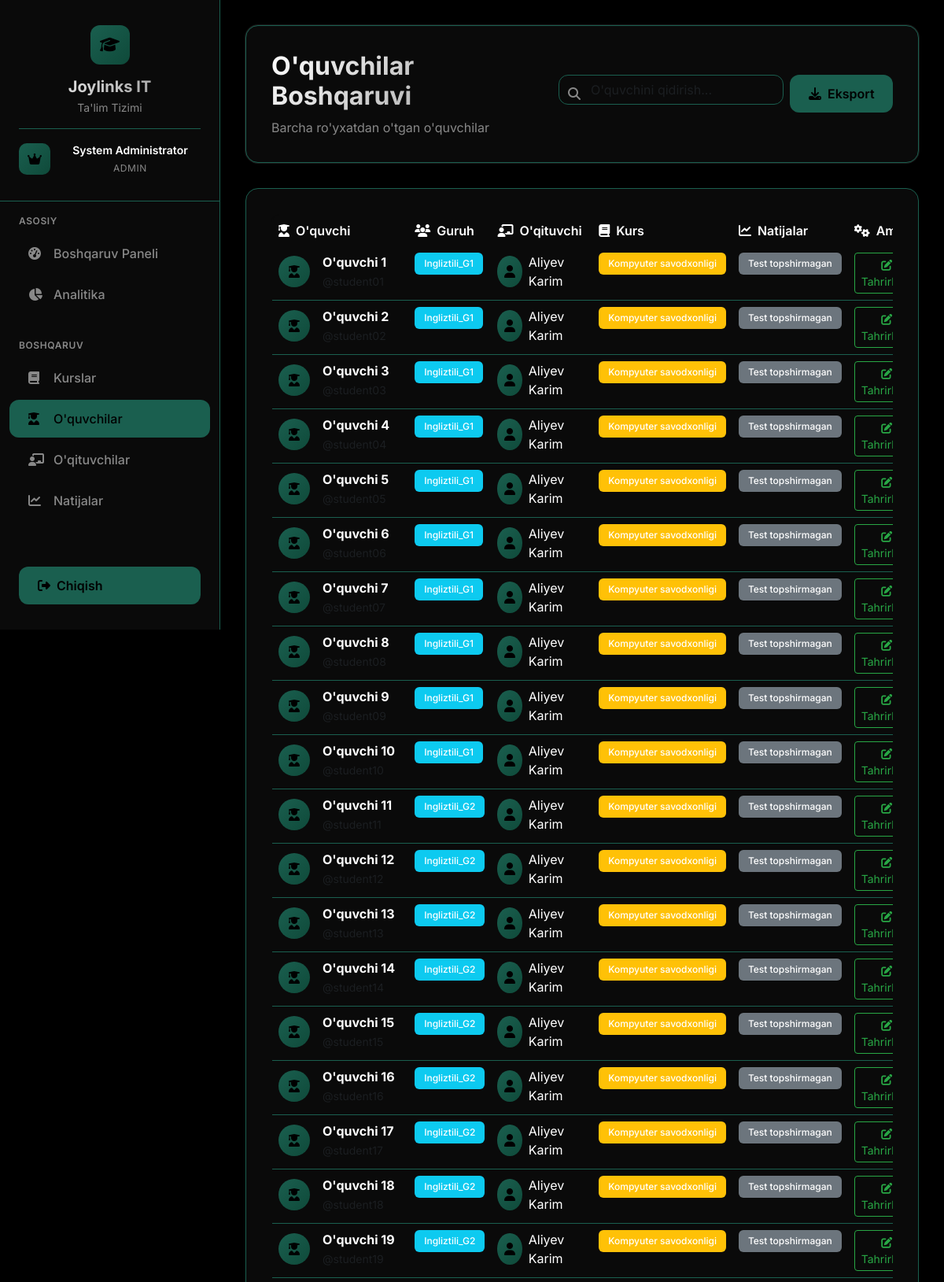
The page /admin/students (signed in, upper part) on the database its author committed.
### app.py (models this page shows)
class User(UserMixin, db.Model):
    id = db.Column(db.Integer, primary_key=True)
    username = db.Column(db.String(80), unique=True, nullable=False)
    password_hash = db.Column(db.String(120), nullable=False)
    role = db.Column(db.String(20), nullable=False)  # admin, teacher, student
    full_name = db.Column(db.String(100), nullable=False)
    teacher_profile = db.relationship('Teacher', backref='user', uselist=False)
    student_profile = db.relationship('Student', backref='user', uselist=False)

class Group(db.Model):
    id = db.Column(db.Integer, primary_key=True)
    name = db.Column(db.String(50), nullable=False)
    teacher_id = db.Column(db.Integer, db.ForeignKey('teacher.id'), nullable=False)
    students = db.relationship('Student', backref='group', lazy=True)
    tests = db.relationship('Test', backref='group', lazy=True)

class Course(db.Model):
    id = db.Column(db.Integer, primary_key=True)
    name = db.Column(db.String(100), nullable=False)
    description = db.Column(db.Text)
    created_at = db.Column(db.DateTime, default=datetime.utcnow)

### app.py (the view)
@app.route('/admin/students')
@admin_required
def admin_students():
    from sqlalchemy.orm import aliased
    student_user = aliased(User, name='student_user')
    teacher_user = aliased(User, name='teacher_user')
    students_data = db.session.query(Student, student_user, Group, Teacher, teacher_user, Course)\
        .join(student_user, Student.user_id == student_user.id)\
        .join(Group, Student.group_id == Group.id)\
        .join(Teacher, Group.teacher_id == Teacher.id)\
        .join(teacher_user, Teacher.user_id == teacher_user.id)\
        .join(Course, Teacher.course_id == Course.id)\
        .options(db.joinedload(Student.results))\
        .all()
    print(f"DEBUG: students_data count = {len(students_data)}")
    if students_data:
        print(f"DEBUG: First student data structure: {type(students_data[0])}")
        print(f"DEBUG: First student data: {students_data[0]}")
    students = []
    for student_obj, user_obj, group_obj, teacher_obj, teacher_user_obj, course_obj in students_data:
        students.append({
            'student': student_obj,
            'user': user_obj,
            'group': group_obj,
            'teacher': teacher_obj,
            'teacher_user': teacher_user_obj,
            'course': course_obj
        })
    return render_template('admin/students_modern.html', students=students)

### app.py (called while the page is built)
@login_manager.user_loader
def load_user(user_id):
    return User.query.get(int(user_id))

def admin_required(f):
    @wraps(f)
    def decorated_function(*args, **kwargs):
        if not current_user.is_authenticated or current_user.role != 'admin':
            flash('Kirish taqiqlangan. Admin huquqlari kerak.', 'danger')
            return redirect(url_for('login'))
        return f(*args, **kwargs)
    return decorated_function

### templates/admin/students_modern.html (shortened to what this page needs)
{% extends "base_modern.html" %}
{% block content %}
<div class="page-header">
    <div class="d-flex justify-content-between align-items-center">
        <div>
            <h1 class="page-title">O'quvchilar Boshqaruvi</h1>
            <p class="page-subtitle">Barcha ro'yxatdan o'tgan o'quvchilar</p>
        </div>
        <div class="d-flex gap-2">
            <div class="search-box">
                <input type="text" id="studentSearch" placeholder="O'quvchini qidirish..." class="form-control">
                <i class="fas fa-search"></i>
            </div>
            <button class="btn-primary-custom" onclick="exportStudents()">
                <i class="fas fa-download me-2"></i>Eksport
            </button>
        </div>
    </div>
</div>
<div class="content-card">
    <div class="table-responsive">
        <table class="table table-hover" id="studentsTable">
            <thead>
                <tr>
                    <th><i class="fas fa-user-graduate me-2"></i>O'quvchi</th>
                    <th><i class="fas fa-users me-2"></i>Guruh</th>
                    <th><i class="fas fa-chalkboard-teacher me-2"></i>O'qituvchi</th>
                    <th><i class="fas fa-book me-2"></i>Kurs</th>
                    <th><i class="fas fa-chart-line me-2"></i>Natijalar</th>
                    <th><i class="fas fa-cogs me-2"></i>Amallar</th>
                </tr>
            </thead>
            <tbody>
                {% for student_data in students %}
                <tr class="student-row" data-name="{{ student_data.user.full_name|lower }}"
                    data-username="{{ student_data.user.username|lower }}">
                    <td>
                        <div class="d-flex align-items-center">
                            <div class="student-avatar me-3">
                                <i class="fas fa-user-graduate"></i>
                            </div>
                            <div>
                                <strong>{{ student_data.user.full_name }}</strong>
                                <br>
                                <small class="text-muted">@{{ student_data.user.username }}</small>
                            </div>
                        </div>
                    </td>
                    <td>
                        <span class="badge bg-info">{{ student_data.group.name or 'Guruh yo\'q' }}</span>
                    </td>
                    <td>
                        <div class="d-flex align-items-center">
                            <div class="teacher-avatar me-2">
                                <i class="fas fa-user"></i>
                            </div>
                            <span>{{ student_data.teacher.user.full_name }}</span>
                        </div>
                    </td>
                    <td>
                        <span class="badge bg-warning">{{ student_data.course.name }}</span>
                    </td>
                    <td>
                        <div class="student-results">
                            {% set student_results = student_data.student.results %}
                            {% if student_results %}
                            {% set total_tests = student_results|length %}
                            {% set avg_score = (student_results|map(attribute='percentage')|sum / total_tests) %}
                            <div class="result-info">
                                <span class="badge bg-{{ 'success' if avg_score >= 60 else 'warning' }}">
                                    {{ "%.1f"|format(avg_score) }}%
                                </span>
                                <small class="text-muted">{{ total_tests }} ta test</small>
                            </div>
                            {% else %}
                            <span class="badge bg-secondary">Test topshirmagan</span>
                            {% endif %}
                        </div>
                    </td>
                    <td>
                        <div class="btn-group" role="group">
                            <button class="btn btn-sm btn-outline-success"
                                onclick="editStudent('{{ student_data.student.id }}')">
                                <i class="fas fa-edit"></i> Tahrirlash
                            </button>
                        </div>
                    </td>
                </tr>
                {% endfor %}
            </tbody>
        </table>
    </div>
</div>
{% endblock %}

### templates/base_modern.html (shortened to what this page needs)
<!DOCTYPE html>
<html lang="uz">
<head>
    <link href="https://cdn.jsdelivr.net/npm/bootstrap@5.3.0/dist/css/bootstrap.min.css" rel="stylesheet">
    <link href="https://cdnjs.cloudflare.com/ajax/libs/font-awesome/6.4.0/css/all.min.css" rel="stylesheet">
</head>
<body>
    <aside class="sidebar" id="sidebar">
        <div class="sidebar-header">
            <div class="logo">
                <i class="fas fa-graduation-cap"></i>
            </div>
            <h3>Joylinks IT</h3>
            <p>Ta'lim Tizimi</p>
            {% if current_user.is_authenticated %}
            <div class="user-info">
                <div class="user-avatar">
                    {% if current_user.role == 'admin' %}
                    <i class="fas fa-crown"></i>
                    {% elif current_user.role == 'teacher' %}
                    <i class="fas fa-user-tie"></i>
                    {% elif current_user.role == 'student' %}
                    <i class="fas fa-user-graduate"></i>
                    {% endif %}
                </div>
                <div class="user-details">
                    <div class="user-name">{{ current_user.full_name }}</div>
                    <div class="user-role">
                        {% if current_user.role == 'admin' %}
                        Admin
                        {% elif current_user.role == 'teacher' %}
                        Ustoz
                        {% elif current_user.role == 'student' %}
                        O'quvchi
                        {% endif %}
                    </div>
                </div>
            </div>
            {% endif %}
        </div>
        <nav class="sidebar-nav">
            {% if current_user.role == 'admin' %}
            <div class="nav-section">
                <div class="nav-section-title">Asosiy</div>
                <a href="{{ url_for('admin_dashboard') }}"
                    class="nav-link {% if request.endpoint == 'admin_dashboard' %}active{% endif %}">
                    <i class="fas fa-tachometer-alt"></i>
                    <span>Boshqaruv Paneli</span>
                </a>
                <a href="{{ url_for('admin_analytics') }}"
                    class="nav-link {% if request.endpoint == 'admin_analytics' %}active{% endif %}">
                    <i class="fas fa-chart-pie"></i>
                    <span>Analitika</span>
                </a>
            </div>
            <div class="nav-section">
                <div class="nav-section-title">Boshqaruv</div>
                <a href="{{ url_for('admin_courses') }}"
                    class="nav-link {% if request.endpoint == 'admin_courses' %}active{% endif %}">
                    <i class="fas fa-book"></i>
                    <span>Kurslar</span>
                </a>
                <a href="{{ url_for('admin_students') }}"
                    class="nav-link {% if request.endpoint == 'admin_students' %}active{% endif %}">
                    <i class="fas fa-user-graduate"></i>
                    <span>O'quvchilar</span>
                </a>
                <a href="{{ url_for('admin_teachers') }}"
                    class="nav-link {% if request.endpoint == 'admin_teachers' %}active{% endif %}">
                    <i class="fas fa-chalkboard-teacher"></i>
                    <span>O'qituvchilar</span>
                </a>
                <a href="{{ url_for('admin_results') }}"
                    class="nav-link {% if request.endpoint == 'admin_results' %}active{% endif %}">
                    <i class="fas fa-chart-line"></i>
                    <span>Natijalar</span>
                </a>
            </div>
            {% endif %}
        </nav>
        <div class="logout-btn">
            <a href="{{ url_for('logout') }}" class="btn-primary-custom w-100">
                <i class="fas fa-sign-out-alt me-2"></i>
                Chiqish
            </a>
        </div>
    </aside>
    <main class="main-content">
        {% block content %}{% endblock %}
    </main>
</body>
</html>

### templates/base_modern.html (style rules this page uses)
:root { --bg-primary: #000000; --bg-secondary: #0a0a0a; --bg-card: #0a0a0a; --text-primary: #ffffff; --text-secondary: #888888; --accent: #1a5f4f; --accent-hover: #0f4a3a; --border: #1a5f4f; --sidebar-width: 280px; }
* { margin: 0; padding: 0; box-sizing: border-box; }
body { font-family: 'Inter', -apple-system, BlinkMacSystemFont, 'Segoe UI', sans-serif; background: var(--bg-primary); color: var(--text-primary); min-height: 100vh; overflow-x: hidden; }
.user-info { margin-top: 1rem; padding-top: 1rem; border-top: 1px solid var(--border); display: flex; align-items: center; gap: 0.75rem; }
.user-avatar { width: 40px; height: 40px; background: linear-gradient(135deg, var(--accent), var(--accent-hover)); border-radius: 10px; display: flex; align-items: center; justify-content: center; color: var(--bg-primary); }
.user-details { flex: 1; }
.user-name { font-size: 0.875rem; font-weight: 600; color: var(--text-primary); margin-bottom: 0.25rem; }
.user-role { font-size: 0.75rem; color: var(--text-secondary); text-transform: uppercase; letter-spacing: 0.05em; }
.sidebar { position: fixed; top: 0; left: 0; height: 100vh; width: var(--sidebar-width); background: var(--bg-card); border-right: 1px solid var(--border); z-index: 1000; transition: all 0.3s cubic-bezier(0.4, 0, 0.2, 1); overflow-y: auto; backdrop-filter: blur(20px); }
.sidebar-header { padding: 2rem 1.5rem; border-bottom: 1px solid var(--border); text-align: center; }
.logo { width: 50px; height: 50px; background: linear-gradient(135deg, var(--accent), var(--accent-hover)); border-radius: 12px; display: flex; align-items: center; justify-content: center; margin: 0 auto 1rem; }
.logo i { font-size: 1.25rem; color: var(--bg-primary); }
.sidebar-header h3 { font-size: 1.25rem; font-weight: 700; background: linear-gradient(135deg, var(--text-primary), var(--text-secondary)); -webkit-background-clip: text; -webkit-text-fill-color: transparent; background-clip: text; margin-bottom: 0.25rem; }
.sidebar-header p { color: var(--text-secondary); font-size: 0.875rem; margin: 0; }
.sidebar-nav { padding: 1rem 0; }
.nav-section { margin-bottom: 2rem; }
.nav-section-title { color: var(--text-secondary); font-size: 0.75rem; font-weight: 600; text-transform: uppercase; letter-spacing: 0.05em; padding: 0 1.5rem; margin-bottom: 0.5rem; }
.nav-link { display: flex; align-items: center; color: var(--text-secondary); text-decoration: none; padding: 0.75rem 1.5rem; margin: 0.25rem 0.75rem; border-radius: 12px; transition: all 0.3s cubic-bezier(0.4, 0, 0.2, 1); font-weight: 500; }
.nav-link.active { background: var(--accent); color: var(--bg-primary); }
.nav-link i { width: 20px; margin-right: 12px; font-size: 1rem; }
.main-content { margin-left: var(--sidebar-width); padding: 2rem; min-height: 100vh; animation: fadeIn 0.8s ease-in; }
.page-header { background: var(--bg-card); border: 1px solid var(--border); border-radius: 16px; padding: 2rem; margin-bottom: 2rem; backdrop-filter: blur(20px); box-shadow: 0 0 0 1px rgba(255, 255, 255, 0.1); }
.page-title { font-size: 2rem; font-weight: 700; margin-bottom: 0.5rem; background: linear-gradient(135deg, var(--text-primary), var(--text-secondary)); -webkit-background-clip: text; -webkit-text-fill-color: transparent; background-clip: text; }
.page-subtitle { color: var(--text-secondary); font-size: 1rem; margin: 0; }
.btn-primary-custom { background: var(--accent); color: var(--bg-primary); border: none; border-radius: 12px; padding: 0.75rem 1.5rem; font-weight: 600; transition: all 0.3s cubic-bezier(0.4, 0, 0.2, 1); text-decoration: none; display: inline-flex; align-items: center; position: relative; overflow: hidden; }
.btn-primary-custom::before { content: ''; position: absolute; top: 0; left: -100%; width: 100%; height: 100%; background: linear-gradient(90deg, transparent, rgba(255, 255, 255, 0.2), transparent); transition: left 0.5s; }
.content-card { background: var(--bg-card); border: 1px solid var(--border); border-radius: 16px; padding: 2rem; margin-bottom: 2rem; backdrop-filter: blur(20px); animation: slideUp 0.6s ease-out; }
.logout-btn { position: absolute; bottom: 2rem; left: 1.5rem; right: 1.5rem; }

### rows shown on the page
User: full_name "System Administrator"
User: user.full_name "O'quvchi 1", user.username "student01"
Group: group "Ingliztili_G1" "Ingliztili_G1" "Ingliztili_G1" "Ingliztili_G1" "Ingliztili_G1" "Ingliztili_G1" "Ingliztili_G1" "Ingliztili_G1" "Ingliztili_G1" "Ingliztili_G1"
User: teacher.user.full_name "Aliyev Karim" "Aliyev Karim" "Aliyev Karim" "Aliyev Karim" "Aliyev Karim" "Aliyev Karim" "Aliyev Karim" "Aliyev Karim" "Aliyev Karim" "Aliyev Karim" "Aliyev Karim" "Aliyev Karim" "Aliyev Karim" "Aliyev Karim" "Aliyev Karim" "Aliyev Karim" "Aliyev Karim" "Aliyev Karim" "Aliyev Karim"
Course: course.name "Kompyuter savodxonligi" "Kompyuter savodxonligi" "Kompyuter savodxonligi" "Kompyuter savodxonligi" "Kompyuter savodxonligi" "Kompyuter savodxonligi" "Kompyuter savodxonligi" "Kompyuter savodxonligi" "Kompyuter savodxonligi" "Kompyuter savodxonligi" "Kompyuter savodxonligi" "Kompyuter savodxonligi" "Kompyuter savodxonligi" "Kompyuter savodxonligi" "Kompyuter savodxonligi" "Kompyuter savodxonligi" "Kompyuter savodxonligi" "Kompyuter savodxonligi" "Kompyuter savodxonligi"
User: user.full_name "O'quvchi 2", user.username "student02"
User: user.full_name "O'quvchi 3", user.username "student03"
User: user.full_name "O'quvchi 4", user.username "student04"
User: user.full_name "O'quvchi 5", user.username "student05"
User: user.full_name "O'quvchi 6", user.username "student06"
User: user.full_name "O'quvchi 7", user.username "student07"
User: user.full_name "O'quvchi 8", user.username "student08"
User: user.full_name "O'quvchi 9", user.username "student09"
User: user.full_name "O'quvchi 10", user.username "student10"
User: user.full_name "O'quvchi 11", user.username "student11"
Group: group "Ingliztili_G2" "Ingliztili_G2" "Ingliztili_G2" "Ingliztili_G2" "Ingliztili_G2" "Ingliztili_G2" "Ingliztili_G2" "Ingliztili_G2" "Ingliztili_G2"
User: user.full_name "O'quvchi 12", user.username "student12"
User: user.full_name "O'quvchi 13", user.username "student13"
User: user.full_name "O'quvchi 14", user.username "student14"
User: user.full_name "O'quvchi 15", user.username "student15"
User: user.full_name "O'quvchi 16", user.username "student16"
User: user.full_name "O'quvchi 17", user.username "student17"
User: user.full_name "O'quvchi 18", user.username "student18"
User: user.full_name "O'quvchi 19", user.username "student19"
